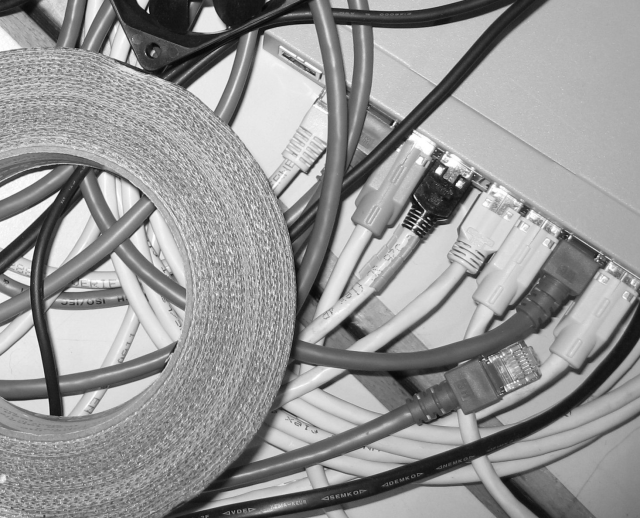
%> input picture uebung_1/kabel_salat.png, 640 x 518 px
$ octave filterkernel_test.m   (GNU Octave 9; MATLAB toolbox functions it lacks are replaced by stand-ins)
%> lines starting %> are read from the running program, lines starting %| are printed output that depends on the picture; in (x1, y1, x2, y2) boxes, pixels count from 0 and x2, y2 are one past the last pixel; in counts of white or black regions, pixels touching at a corner belong together; the program's own positions count from 1
close all;
clear;
clc;

%% Teste, ob man Filterkernel selbst schreiben kann

img = imread('kabel_salat.png');
%> img is the input picture: size 518x640 uint8; min 7, max 255, mean 149.8

d_u = [-1 0 1; -1 0 1; -1 0 1];
d_v = [-1 -1 -1; 0 0 0; 1 1 1];

img_d_u = imfilter(img, d_u, 'conv');
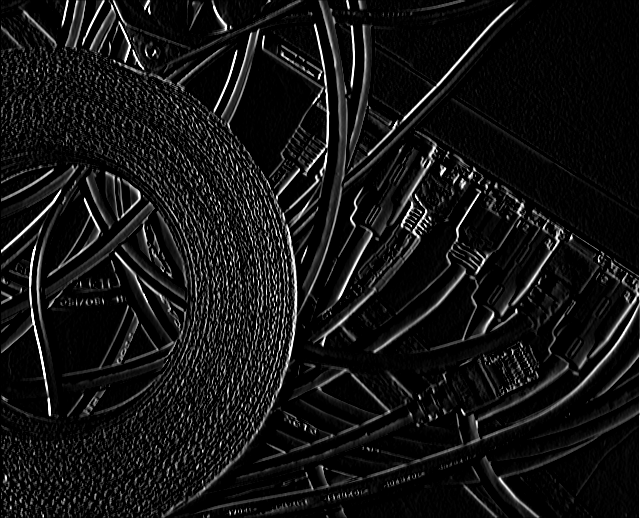
%> img_d_u: size 518x640 uint8; min 0, max 255, mean 20.3
figure('Name', 'Ableitung in u-Richtung');
imshow(img_d_u);

img_d_v = imfilter(img, d_v, 'conv');
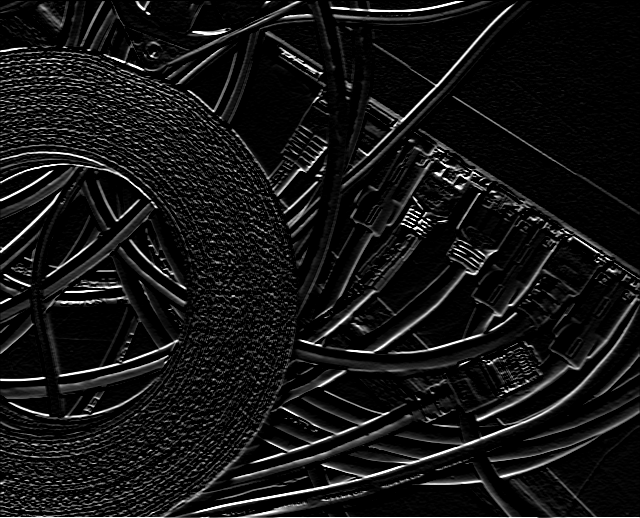
%> img_d_v: size 518x640 uint8; min 0, max 255, mean 21.2
figure('Name', 'Ableitung in v-Richtung');
imshow(img_d_v);

grad_abs = imgradient(img_d_u, img_d_v);
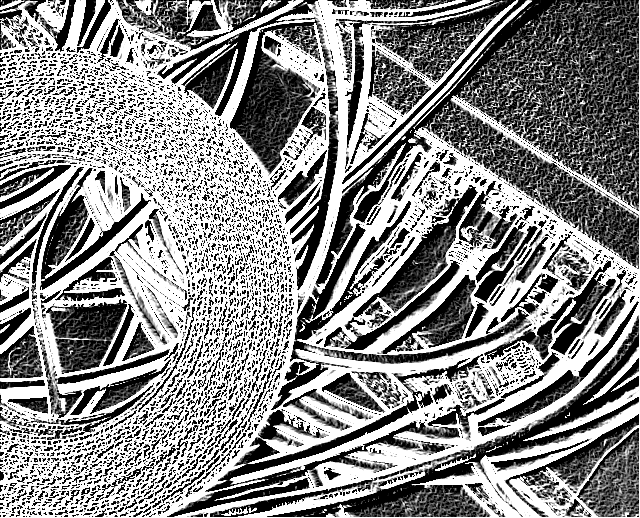
%> grad_abs: size 518x640 double; min 0, max 15.97, mean 8.61; drawn with min black and max white
figure('Name', 'Gradientenbetrag');
imshow(grad_abs);
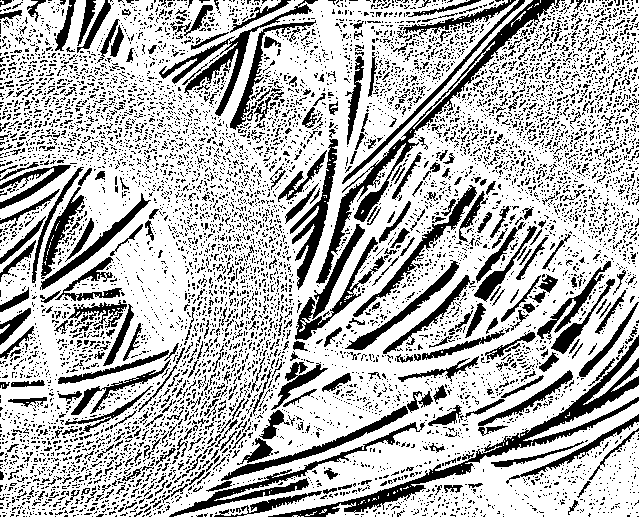
%> displayed picture: size 518x640, on the screen's scale of 0 to 255; 71.5% white; 7973 black regions (7534 under 20 px), largest, box (x1, y1, x2, y2) and area: (268, 335, 639, 517) 4930, (316, 0, 555, 284) 4100, (295, 224, 385, 340) 2167
